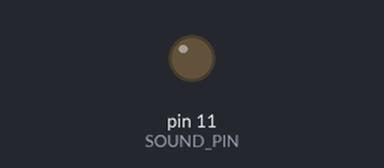
The sketch below on a simulated Arduino Uno, built with avr-gcc and run on an emulated ATmega328P. On the bench: output pins drawn as LEDs (lit = HIGH).

Above: at 0.1 s.
At 99.0 s:
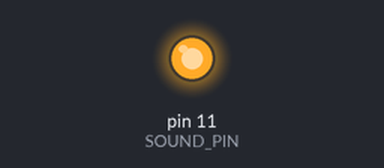
Timing chart, 0 to 130.0 s (numbered marks = the images above):
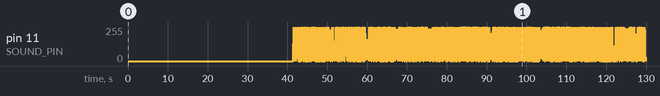

The sketch:

music_arduino.ino
```cpp
/**********************************************************
 *  INCLUDES
 *********************************************************/
#include "let_it_be_1bit.h"

/**********************************************************
 *  CONSTANTS
 *********************************************************/
// COMMENT THIS LINE TO EXECUTE WITH THE PC
#define TEST_MODE 1

#define SAMPLE_TIME 250
#define SOUND_PIN  11
#define BUF_SIZE 256

/**********************************************************
 *  GLOBALS
 *********************************************************/
unsigned char buffer[BUF_SIZE];
unsigned long timeOrig;

/**********************************************************
 * Function: play_bit
 *********************************************************/
void play_bit()
{
  static int bitwise = 1;
  static unsigned char data = 0;
  static int music_count = 0;

    bitwise = (bitwise * 2);
    if (bitwise > 128) {
       bitwise = 1;
       #ifdef TEST_MODE
          data = pgm_read_byte_near(music + music_count);
          music_count = (music_count + 1) % MUSIC_LEN;
       #else
          if (Serial.available()>1) {
             data = Serial.read();
          }
       #endif
    }
    digitalWrite(SOUND_PIN, (data & bitwise) );
}

/**********************************************************
 * Function: setup
 *********************************************************/
void setup ()
{
    // Initialize serial communications
    Serial.begin(115200);

    pinMode(SOUND_PIN, OUTPUT);
    memset (buffer, 0, BUF_SIZE);
    timeOrig = micros();
}

/**********************************************************
 * Function: loop
 *********************************************************/
void loop ()
{
    unsigned long timeDiff;

    play_bit();
    timeDiff = SAMPLE_TIME - (micros() - timeOrig);
    timeOrig = timeOrig + SAMPLE_TIME;
    delayMicroseconds(timeDiff);
}
```

Source omitted: _it_be_1bit.h (data table, 126360 bytes)
